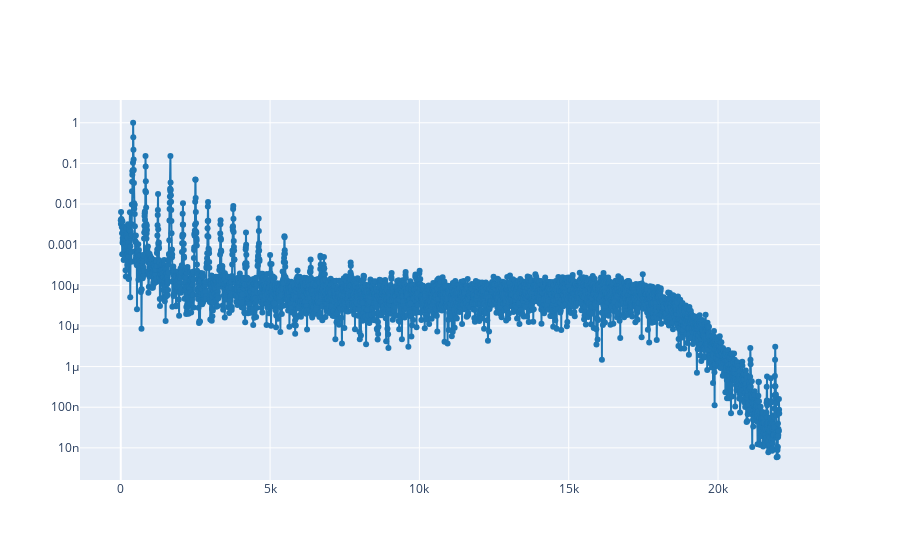

The cell this chart's notebook holds for it:
### Markdown cell above
We can plot the spectrum (one slice of the spectrogram) of the signal at an specific time using the `plot_spectrum_at` function. For instance, we can see the spectrum of the signal at the 0.5 seconds:

### Code cell
plot_spectrum_at(fs, tt, S, 0.20)

### Figure 1 — Plotly figure (JSON) as saved in the notebook; plotly's stock layout.template omitted (floating-point values rounded to 4 significant figures; data arrays with more than 128 entries replaced by an {"elided": "..."} marker saying what was removed)
{"data": [{"line": {"color": "#1f77b4", "shape": "linear"}, "mode": "lines+markers", "type": "scatter", "x": {"elided": "4097 float values"}, "y": {"elided": "4097 float values"}}], "layout": {"yaxis": {"type": "log"}}}
